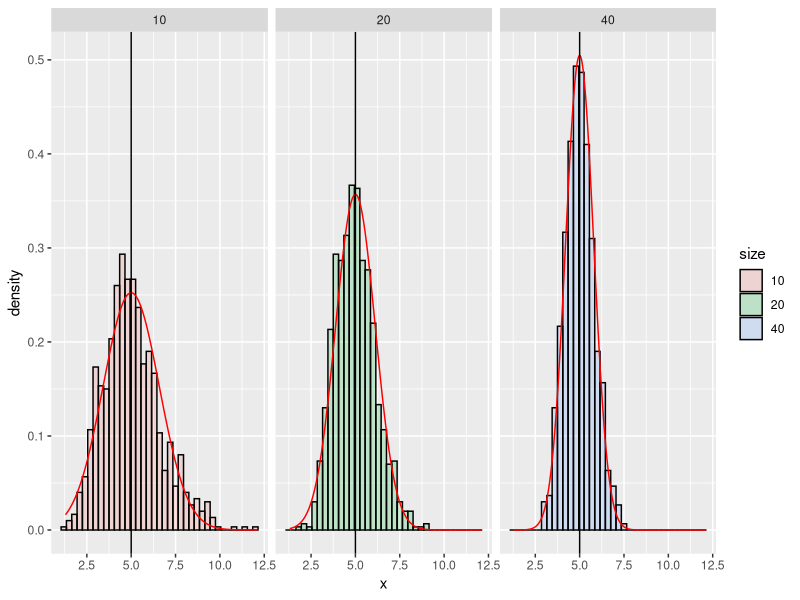
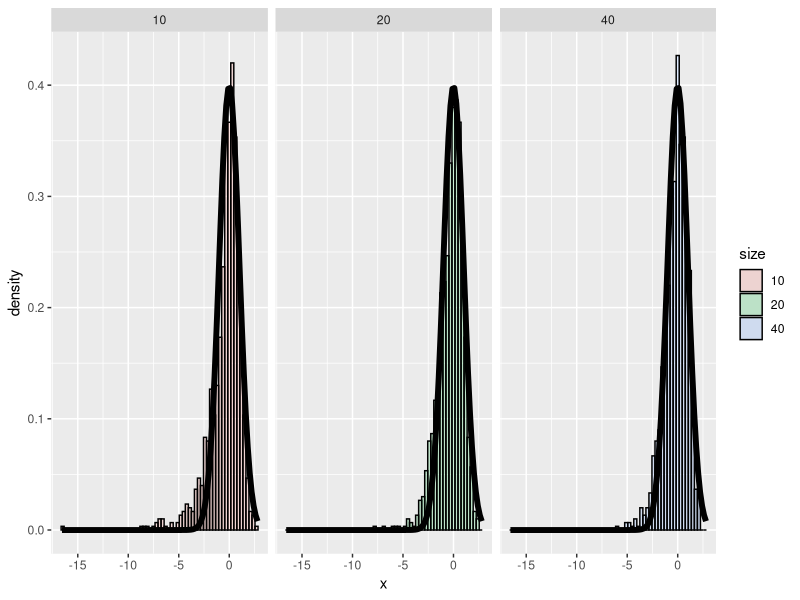

Recreate these plots in R, in order.
## ---- chunk 1
library(knitr)
library(ggplot2)
library(plyr)
opts_chunk$set(echo = TRUE)
set.seed(100)
## ---- chunk 2
nosim <- 1000
lambda <- 0.2
cfunc <- function(x, n) mean(x)
dat10<-rexp(nosim * 10, lambda)
dat20<-rexp(nosim * 20, lambda)
dat40<-rexp(nosim * 40, lambda)

dat <- data.frame(
  x = c(apply(
              matrix(dat10, nosim),
              1, cfunc, 10),
        apply(
              matrix(dat20, nosim),
              1, cfunc, 20),
        apply(
              matrix(dat40, nosim),
              1, cfunc, 40)
        ),
  size = factor(rep(c(10, 20, 40), rep(nosim, 3))))

grid <- with(dat, seq(min(x), max(x), length = 1000))
normaldens <- ddply(dat, "size", function(df) {
  data.frame( 
    predicted = grid,
    density = dnorm(grid, mean=5, sd=5/sqrt(as.numeric(as.character((df$size)))))
  )
})

g <- ggplot(dat, aes(x = x, fill = size)) + geom_histogram(alpha = .20, binwidth=.3, colour = "black", aes(y = ..density..)) 
g <- g + geom_line(data = normaldens, aes(x = predicted, y = density), colour = "red")
g <- g + geom_vline(xintercept = 5) 
g + facet_grid(. ~ size)
## ---- chunk 3
var10<-mean(apply(matrix(dat10, nosim),1, var))
var10
## ---- chunk 4
var20<-mean(apply(matrix(dat20, nosim),1, var))
var20
## ---- chunk 5
var40<-mean(apply(matrix(dat40, nosim),1, var))
var40
## ---- chunk 6
cfunc2 <- function(x, n) sqrt(n) * (mean(x) - 5) / sd(x)
dat2 <- data.frame(
  x = c(apply(
              matrix(dat10, nosim),
              1, cfunc2, 10),
        apply(
              matrix(dat20, nosim),
              1, cfunc2, 20),
        apply(
              matrix(dat40, nosim),
              1, cfunc2, 40)
        ),
  size = factor(rep(c(10, 20, 40), rep(nosim, 3))))
g <- ggplot(dat2, aes(x = x, fill = size)) + geom_histogram(alpha = .20, binwidth=.3, colour = "black", aes(y = ..density..)) 
g <- g + stat_function(fun = dnorm, size = 2)
g + facet_grid(. ~ size)
## ---- chunk 7
mn<-aggregate(x ~ size, data=dat, FUN=mean)
mn40<-mn[mn$size==40,]$x
sd<-aggregate(x ~ size, data=dat, FUN=sd) # or sd(apply(matrix(dat40, nosim),1, mean))
sd40<-sd[sd$size==40,]$x
n <- 40
#mn + c(-1, 1) * pnorm(1.96, mean=mn, sd=s, lower.tail=FALSE) * s / sqrt(n)
mn40 + c(-1, 1) * 1.96 * sd40 / sqrt(n)
